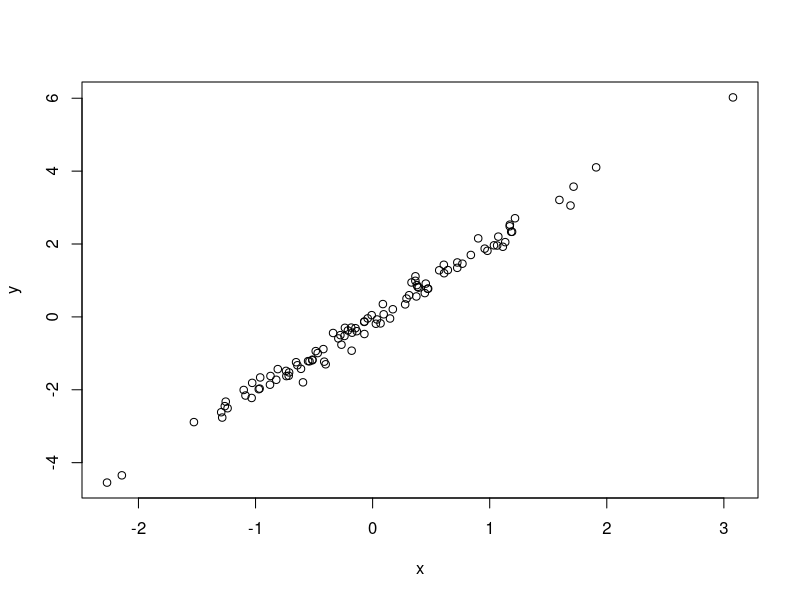

Here is the R script that generated this plot:
# R workshop on GitHub #
# stimulate and plot data #
# jmpark@email.arizona.edu #
# 2021-03-23 #

# Simulate data from normal distribution #
x <- rnorm(n=100)
y <- 2 * x + rnorm(n=100, sd=0.2)

# plot simulated data
plot(x=x, y=y)
